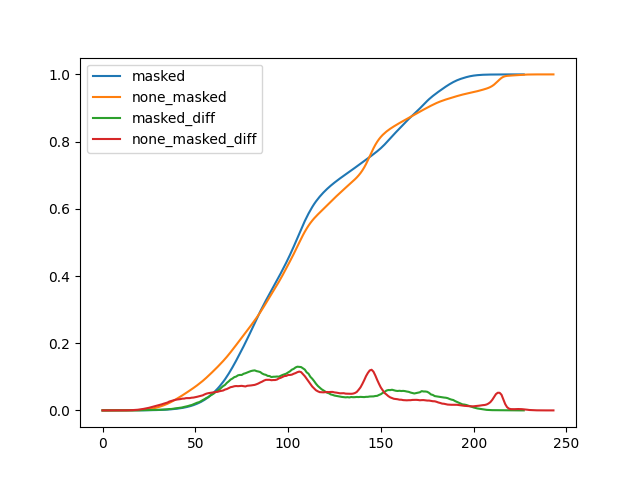
#> input picture img0.png, 640 x 480 px, given in place of 2_2.png, which was not available
$ python histogram.py   (older library calls are emulated)
#> lines starting #> are read from the running program, lines starting #| are printed output that depends on the picture; after the words box and inside, x2 and y2 are one past the last pixel; in counts of white or black regions, pixels touching at a corner belong together; long printed decimals are rounded
import cv2
import numpy as np
import os
import matplotlib.pyplot as plt

from skimage.exposure import histogram_matching

def _match_cumulative_cdf(source, template, mask, channel=1):

    _, src_unique_indices, src_counts = np.unique(source.ravel(), return_inverse=True, return_counts=True)
    tmpl_values, tmpl_counts = np.unique(template.ravel(), return_counts=True)

    src_counts[0] = src_counts[0] - len(mask[mask==0]) * channel
    tmpl_counts[0] = tmpl_counts[0] - len(mask[mask!=0]) * channel

    source_size = source.size - len(mask[mask==0]) * channel
    template_size = template.size - len(mask[mask!=0]) * channel
    # calculate normalized quantiles for each array
    src_quantiles = np.cumsum(src_counts) / source_size
    tmpl_quantiles = np.cumsum(tmpl_counts) / template_size
    interp_a_values = np.interp(src_quantiles, tmpl_quantiles, tmpl_values)
    return interp_a_values[src_unique_indices].reshape(source.shape), src_quantiles, tmpl_quantiles


def masked_histogram_matching(image, reference, mask, multichannel=False):

    if image.ndim != reference.ndim:
        raise ValueError('Image and reference must have the same number '
                         'of channels.')


    matched = np.empty(image.shape, dtype=image.dtype)

    if multichannel:
        for channel in range(image.shape[-1]):
            matched_channel, src_quantiles, tmpl_quantiles = _match_cumulative_cdf(image[..., channel],
                                                    reference[..., channel], mask)
            y1_d = np.r_[0, np.diff(src_quantiles)]/0.1
            y2_d = np.r_[0, np.diff(tmpl_quantiles)]/0.1
            plt.plot(src_quantiles)
            plt.plot(tmpl_quantiles)
            plt.plot(y1_d)
            plt.plot(y2_d)
            plt.legend(['masked', 'none_masked', 'masked_diff', 'none_masked_diff'])
            plt.savefig(f'img{channel}.png')
            plt.clf()
            src_zero = [0 for x in range(0, 256-src_quantiles.size)]
            tmpl_zero = [0 for x in range(0, 256-tmpl_quantiles.size)]

            src_value = np.concatenate((src_quantiles, src_zero))
            tmpl_value = np.concatenate((tmpl_quantiles, tmpl_zero))
            print(f'value: {np.sum(np.abs(src_value - tmpl_value)) / 256}')

            matched[..., channel] = matched_channel

    else:
        matched, src_quantiles, tmpl_quantiles = _match_cumulative_cdf(image, reference, mask, channel=3)
        y1_d = np.r_[0, np.diff(src_quantiles)]/0.1
        y2_d = np.r_[0, np.diff(tmpl_quantiles)]/0.1
        plt.plot(src_quantiles)
        plt.plot(tmpl_quantiles)
        plt.plot(y1_d)
        plt.plot(y2_d)
        plt.legend(['masked', 'none_masked', 'masked_diff', 'none_masked_diff'])
        plt.savefig('img.png')
        plt.clf()
        src_zero = [0 for x in range(0, 256-src_quantiles.size)]
        tmpl_zero = [0 for x in range(0, 256-tmpl_quantiles.size)]

        src_value = np.concatenate((src_quantiles, src_zero))
        tmpl_value = np.concatenate((tmpl_quantiles, tmpl_zero))
        print(f'value: {np.sum(np.abs(src_value - tmpl_value)) / 256}')


    return matched

img = cv2.imread(os.path.join('save', 'Masked-Histogram Maching result', '2_2.png'))
#> img is the input picture: shape (480, 640, 3); mean B, G, R 249.1, 249.7, 250.2
mask = cv2.imread(os.path.join('save', 'Masked-Histogram Maching result', '2_mask.png'), cv2.IMREAD_GRAYSCALE)
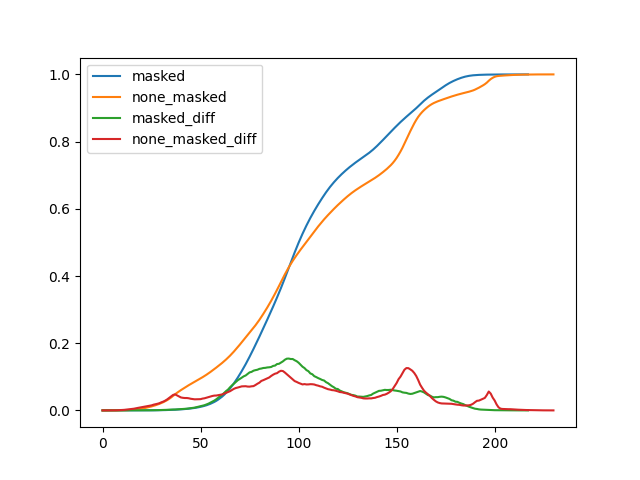
#> input picture img1.png, 640 x 480 px, given in place of 2_mask.png, which was not available
#> mask: shape (480, 640); min 0, max 255, mean 249.9

#img = cv2.imread(os.path.join('hist_data', '26-11_shadow.png'))
#mask = cv2.imread(os.path.join('hist_data', '26-11_mask.png'), cv2.IMREAD_GRAYSCALE)

# img = cv2.cvtColor(img, cv2.COLOR_BGR2HSV)

if img is not None and mask is not None:
    print('img & mask True')
else:
    print('img or mask is None')

mask[mask>0] = 255
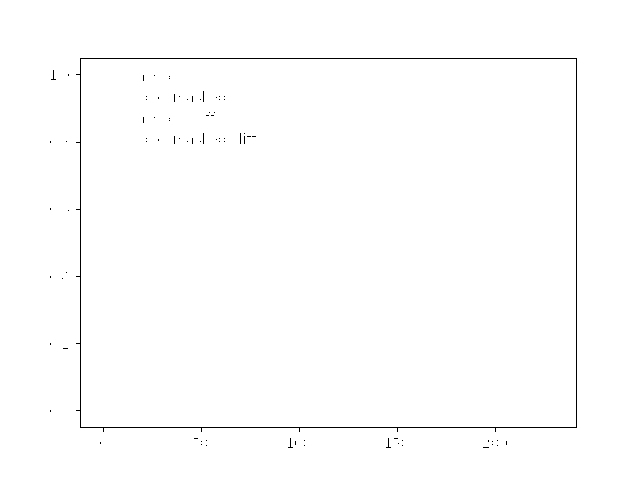
#> mask: shape (480, 640); 99.3% white; black in thin lines or dots, all inside (x1, y1, x2, y2) = (50, 58, 577, 448)
mask = np.expand_dims(mask, axis=2)

masked = mask // 255 * img
none_masked = (255-mask) // 255 * img
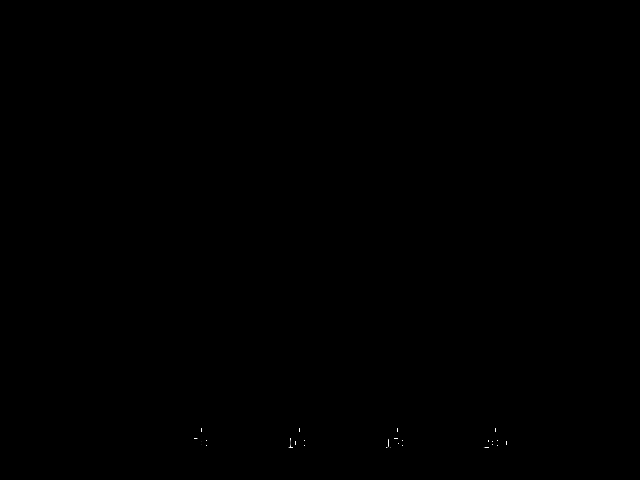
#> none_masked: shape (480, 640, 3); min 0, max 255, mean 0.1

mhm = masked_histogram_matching(masked, none_masked, mask)#, multichannel=True)
#> in _match_cumulative_cdf, `_, src_unique_indices, src_counts = np.unique(source.ravel(), return_i..`: src_counts = 256 values, max 872868 at index 255, min 20 at index 84, mean 3600
#> in _match_cumulative_cdf, `tmpl_values, tmpl_counts = np.unique(template.ravel(), return_counts=T..`: tmpl_values = 22 values from 0 to 255; tmpl_counts = 22 values, max 921357 at index 0, min 3 at index 1, mean 41890.9
#> in _match_cumulative_cdf, `source_size = source.size - len(mask[mask==0]) * channel`: source_size = 915588
#> in _match_cumulative_cdf, `template_size = template.size - len(mask[mask!=0]) * channel`: template_size = 6012
#> in _match_cumulative_cdf, `src_quantiles = np.cumsum(src_counts) / source_size`: src_quantiles = 256 values from 0.000341 to 1
#> in _match_cumulative_cdf, `tmpl_quantiles = np.cumsum(tmpl_counts) / template_size`: tmpl_quantiles = 22 values from 0.96 to 1
#> in _match_cumulative_cdf, `interp_a_values = np.interp(src_quantiles, tmpl_quantiles, tmpl_values)`: interp_a_values = 256 values from 0 to 255
#> in masked_histogram_matching, `matched, src_quantiles, tmpl_quantiles = _match_cumulative_cdf(image, ..`:
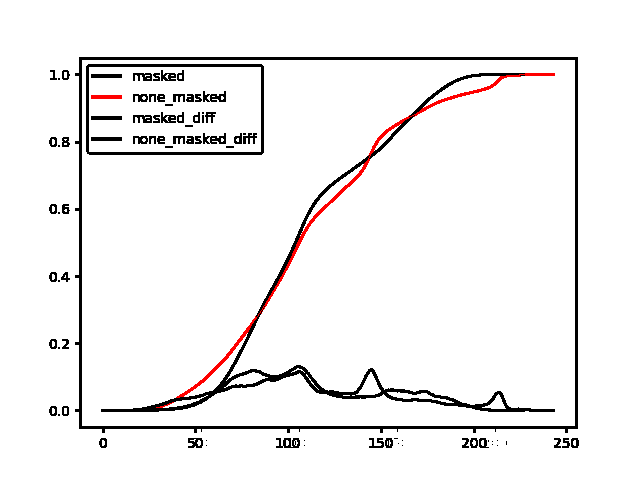
#> matched: shape (480, 640, 3) float64; mean of channels 0, 1, 2 241, 241, 242.5; drawn as B, G, R
#> in masked_histogram_matching, `matched, src_quantiles, tmpl_quantiles = _match_cumulative_cdf(image, ..`: src_quantiles = 256 values from 0.000341 to 1; tmpl_quantiles = 22 values from 0.96 to 1
#> in masked_histogram_matching, `y1_d = np.r_[0, np.diff(src_quantiles)]/0.1`: y1_d = 256 values, max 9.53 at index 255, min 0 at index 0, mean 0.039
#> in masked_histogram_matching, `y2_d = np.r_[0, np.diff(tmpl_quantiles)]/0.1`: y2_d = 22 values, max 0.259 at index 21, min 0 at index 0, mean 0.0184
#> in masked_histogram_matching, `plt.savefig('img.png')`:
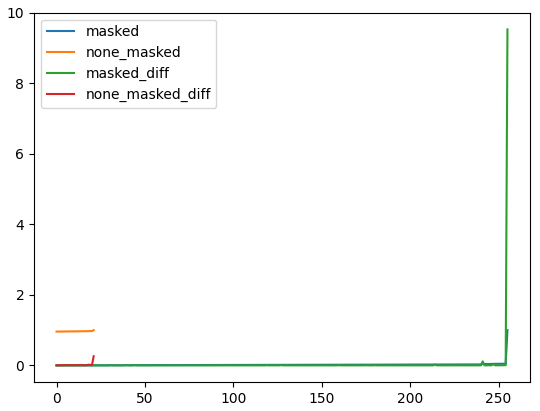
#> figure drawn by matplotlib, 1 panel; curve peaks at x = 255, y = 1; curve peaks at x = 21, y = 1; curve peaks at x = 255, y = 9.53
#> in masked_histogram_matching, `src_value = np.concatenate((src_quantiles, src_zero))`: src_value = 256 values from 0.000341 to 1
#> in masked_histogram_matching, `tmpl_value = np.concatenate((tmpl_quantiles, tmpl_zero))`: tmpl_value = 256 values, max 1 at index 21, min 0 at index 22, mean 0.0832
#| value: 0.1014
#mhm2 = masked_histogram_matching(masked, none_masked, mask)#, multichannel=True)
#mhm[:,:,2] = mhm2[:,:,2]

img = mask // 255 * mhm + none_masked
# img = cv2.cvtColor(img, cv2.COLOR_HSV2BGR)

cv2.imwrite('post-processing.png', img)#[:,:,2])
